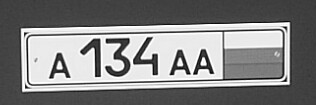
#> input picture NumBase/A001AA_1.bmp, 316 x 105 px; its folder holds only this picture in this run
$ jupyter execute sandbox.ipynb
#> lines starting #> are read from the running program, lines starting #| are printed output that depends on the picture
[cell 1]
import os
import random
import cv2
import matplotlib.pyplot as plt

[cell 2]
all_pics = os.listdir('NumBase')
random_pic = random.choice(all_pics)
random_pic = cv2.imread('NumBase' + '/' + random_pic)
#> random_pic is the input picture: shape (105, 316, 3); min 0, max 255, mean 130.4

[cell 3]
plt.imshow(random_pic)

[cell 4]
a = cv2.resize(random_pic, dsize=(96, 32))
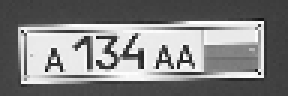
#> a: shape (32, 96, 3) (shown 3 times larger); min 20, max 255, mean 130.5
plt.imshow(a)


$ run again, on NumBase/A119AO777_8233.bmp
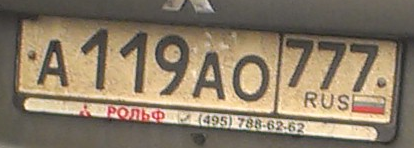
#> input picture NumBase/A119AO777_8233.bmp, 414 x 148 px
#> random_pic is the input picture: shape (148, 414, 3); mean B, G, R 103.1, 123.9, 138.6
#> `a = cv2.resize(random_pic, dsize=(96, 32))`:
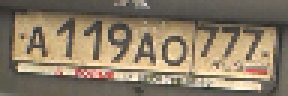
#> a: shape (32, 96, 3) (shown 3 times larger); mean B, G, R 102.8, 123.7, 138.3

$ run again, on NumBase/A122TB177_2.bmp
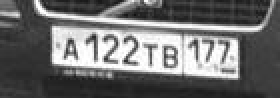
#> input picture NumBase/A122TB177_2.bmp, 140 x 49 px (shown 2 times larger)
#> random_pic is the input picture: shape (49, 140, 3); min 16, max 255, mean 109.7
#> `a = cv2.resize(random_pic, dsize=(96, 32))`:
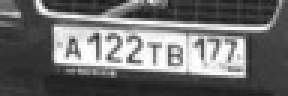
#> a: shape (32, 96, 3) (shown 3 times larger); min 25, max 255, mean 109.5
